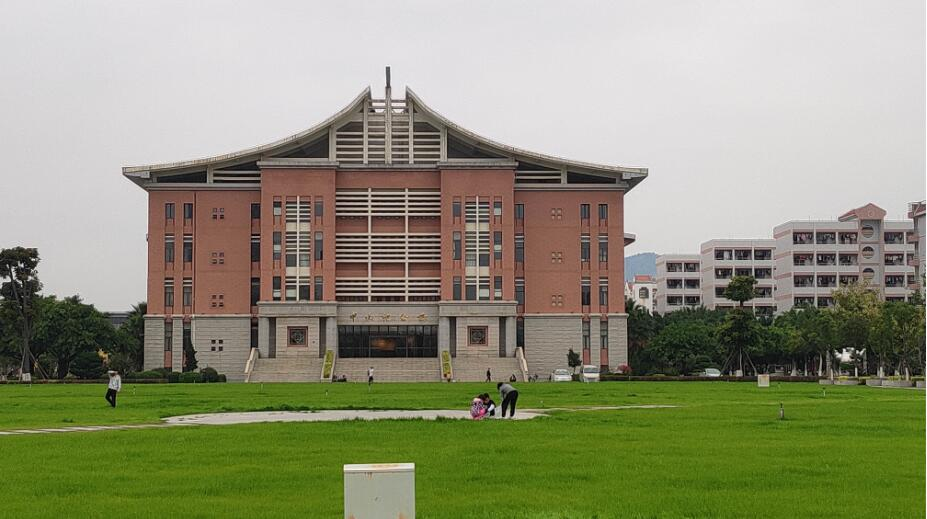
#> input picture 计算机视觉实践-练习4/作业一单应性变换/单应性变换/2.jpg, 927 x 519 px
$ python '单应性变化.py'
#> lines starting #> are read from the running program, lines starting #| are printed output that depends on the picture
### 计算机视觉实践-练习4/作业一单应性变换/单应性变换/warp.py

from scipy.spatial import Delaunay
from scipy import ndimage
from pylab import *
from numpy import *

# from PCV.geometry
import homography


def image_in_image(im1,im2,tp):
    """ Put im1 in im2 with an affine transformation
        such that corners are as close to tp as possible.
        tp are homogeneous and counter-clockwise from top left. """

    # points to warp from
    m,n = im1.shape[:2]
    fp = array([[0,m,m,0],[0,0,n,n],[1,1,1,1]])

    # compute affine transform and apply
    H = homography.Haffine_from_points(tp,fp)
    im1_t = ndimage.affine_transform(im1,H[:2,:2],
                    (H[0,2],H[1,2]),im2.shape[:2])
    alpha = (im1_t > 0)

    return (1-alpha)*im2 + alpha*im1_t


def combine_images(im1,im2,alpha):
    """ Blend two images with weights as in alpha. """
    return (1-alpha)*im1 + alpha*im2


# [127 lines left out: functions alpha_for_triangle, triangulate_points, plot_mesh, pw_affine, panorama, not called in this run]

### 计算机视觉实践-练习4/作业一单应性变换/单应性变换/单应性变化.py
 # -*- coding: utf-8 -*-
import warp, homography
from PIL import  Image
from pylab import *
from scipy import ndimage

# example of affine warp of im1 onto im2

im1 = array(Image.open(r'2.jpg').convert('L'))
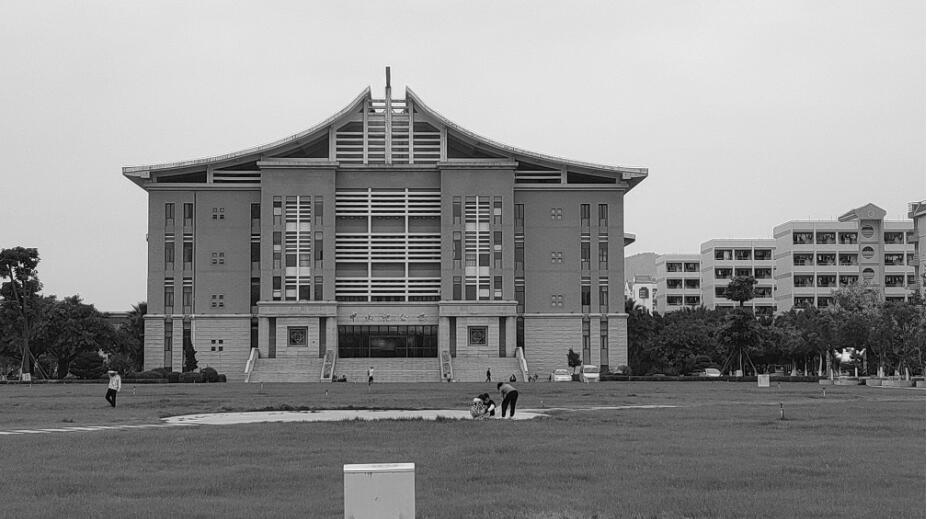
#> im1: shape (519, 927); min 0, max 255, mean 141.9
im2 = array(Image.open(r'1.jpg').convert('L'))
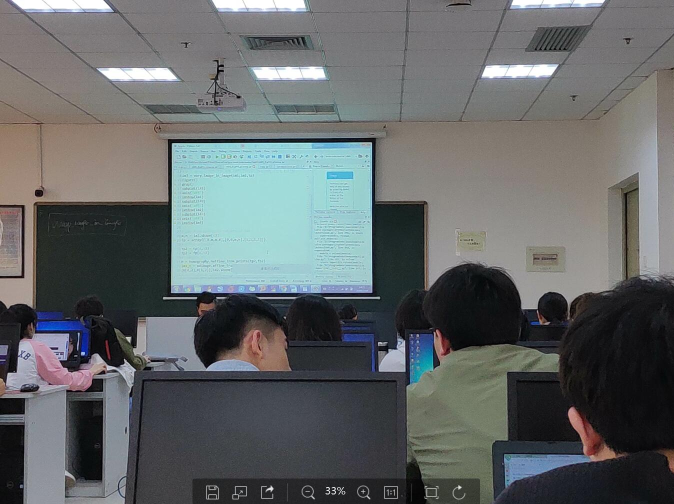
#> input picture 计算机视觉实践-练习4/作业一单应性变换/单应性变换/1.jpg, 1348 x 1008 px (shown at 1/2 size)
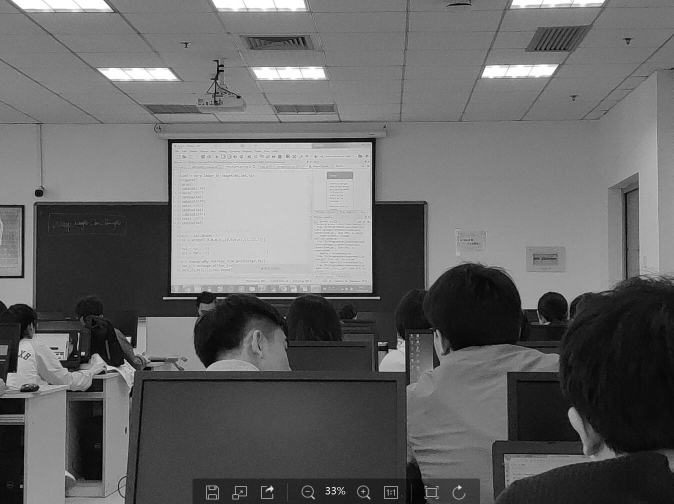
#> im2: shape (1008, 1348) (shown at 1/2 size); min 0, max 255, mean 101.8
# set to points
tp = array([[280,574,574,280],[340,340,735,735],[1,1,1,1]])
#tp = array([[675,826,826,677],[55,52,281,277],[1,1,1,1]])
im3 = warp.image_in_image(im1,im2,tp)
#> (the run stopped early here; a loop or call above may not have finished)
